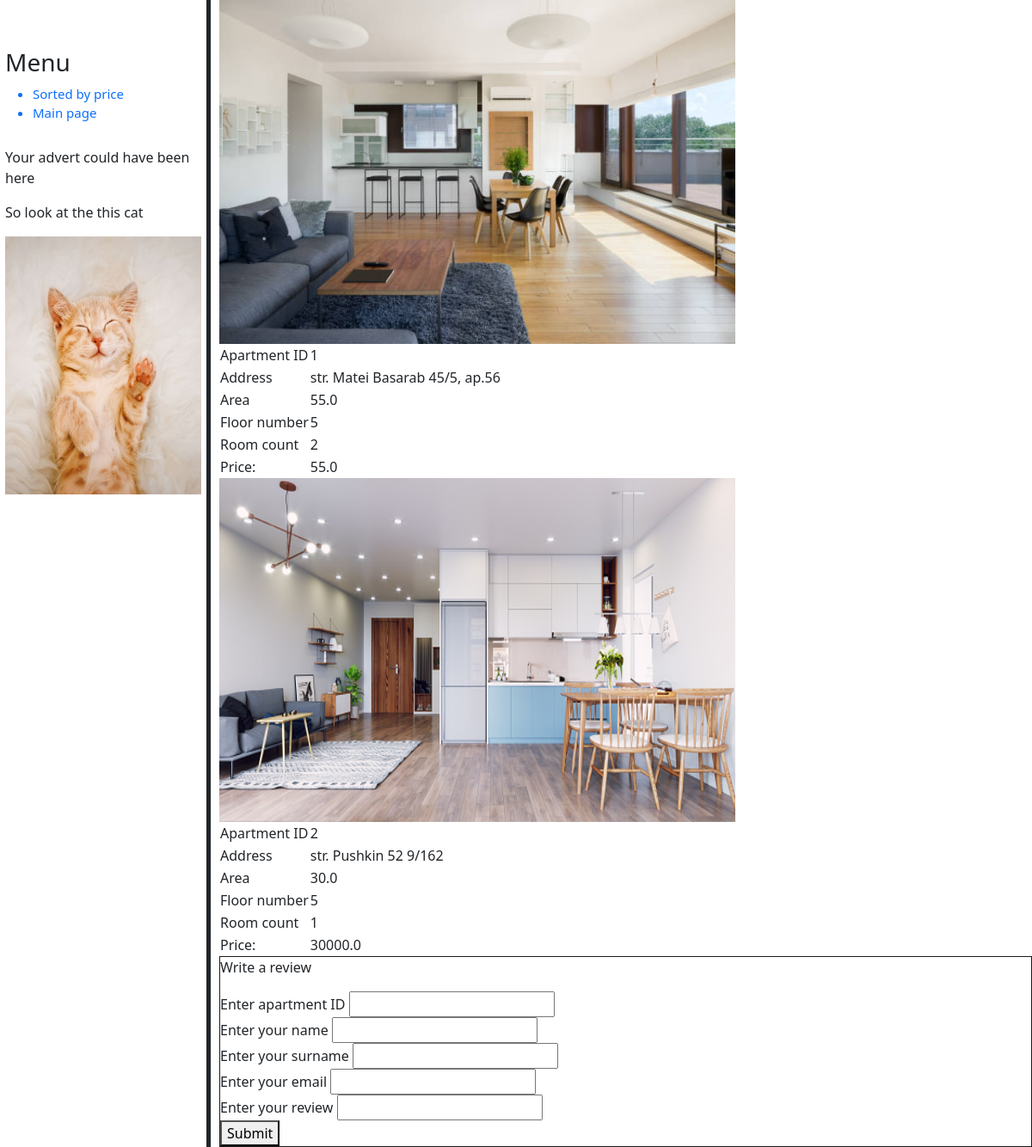
The app's page /ap/ with its own data.
### main/models.py (models this page shows)
class Apartment(models.Model):
    address = models.CharField('address', max_length=100)
    area = models.FloatField('area')
    floorNumber = models.IntegerField('floorNumber')
    roomCount = models.IntegerField('roomCount')
    price = models.FloatField('price')
    picture = models.CharField('picture', max_length=100)
    class Meta:
        verbose_name = 'Apartment'
        verbose_name_plural = 'Apartments'

### main/views.py (the view)
# urls.py: path('ap/', apartments, name='ap'),
def apartments(request):
    list_apartments = Apartment.objects.all()
    return render(request, 'main/apartments.html', {'apartments': list_apartments})

### templates/main/apartments.html (shortened to what this page needs)
{% extends 'main/base.html' %}
{% load static %}
{% block urls %}
    <ul>
        <a href={% url 'ap_sorted' %}>
            <li>Sorted by price</li>
        <a href={% url 'main' %}>
            <li>Main page</li>
    </ul>
{% endblock %}
{% block content %}
    {% for a in apartments %}
    <table>
        <tr>
            <td>Apartment ID</td>
            <td>{{ a.id }}</td>
        </tr>
        <tr>
            <img style="width: 600px;height: 400px;" src="{% static a.picture %}" alt="">
        </tr>
        <tr>
            <td>Address</td>
            <td>{{ a.address }}</td>
        </tr>
        <tr>
            <td>Area</td>
            <td>{{ a.area }}</td>
        </tr>
        <tr>
            <td>Floor number</td>
            <td>{{ a.floorNumber }}</td>
        </tr>
        <tr>
            <td>Room count</td>
            <td>{{ a.roomCount }}</td>
        </tr>
        <tr>
            <td>Price:</td>
            <td>{{ a.price }}</td>
        </tr>
    </table>
    {% endfor %}
    <div class="input_form">
        <p>Write a review</p>
        <form action="{% url  'save_review' %}" method="post">
            <label>Enter apartment ID</label>
            <input type="text" name="ap_id"/><br>
            <label>Enter your name</label>
            <input type="text" name="clientFirstName"/><br>
            <label>Enter your surname</label>
            <input type="text" name="clientLastName"/><br>
            <label>Enter your email</label>
            <input type="text" name="clientEmail"/><br>
            <label>Enter your review</label>
            <input type="text" name="content"><br>
            <button>Submit</button>
        </form>
    </div>
{% endblock %}

### templates/main/static/css/temp.css (style rules this page uses)
.navigation a { font-size: 15px; text-decoration: none; }
.input_form { border: 1px solid #1b1b1b; width: 100%; height: auto; }

### records on screen
Apartment: id "1", picture (picture), address "str. Matei Basarab 45/5, ap.56", area "55.0", floorNumber "5", roomCount "2", price "55.0"
Apartment: id "2", picture (picture), address "str. Pushkin 52 9/162", area "30.0", floorNumber "5", roomCount "1", price "30000.0"
